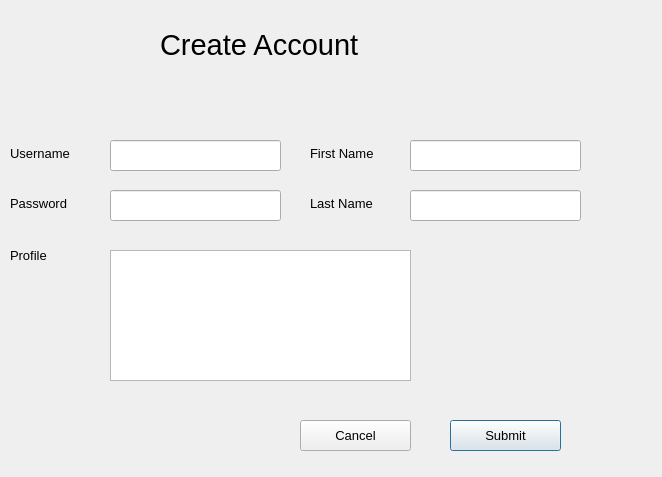
<?xml version="1.0" encoding="UTF-8"?>
<ui version="4.0">
 <class>signup</class>
 <widget class="QDialog" name="signup">
  <property name="geometry">
   <rect>
    <x>0</x>
    <y>0</y>
    <width>662</width>
    <height>477</height>
   </rect>
  </property>
  <property name="maximumSize">
   <size>
    <width>662</width>
    <height>477</height>
   </size>
  </property>
  <property name="font">
   <font>
    <pointsize>22</pointsize>
   </font>
  </property>
  <property name="windowTitle">
   <string>Dialog</string>
  </property>
  <widget class="QLabel" name="firstnamelabel">
   <property name="geometry">
    <rect>
     <x>310</x>
     <y>140</y>
     <width>94</width>
     <height>27</height>
    </rect>
   </property>
   <property name="font">
    <font>
     <pointsize>10</pointsize>
    </font>
   </property>
   <property name="text">
    <string>First Name</string>
   </property>
  </widget>
  <widget class="QLabel" name="lastnamelabel">
   <property name="geometry">
    <rect>
     <x>310</x>
     <y>190</y>
     <width>91</width>
     <height>27</height>
    </rect>
   </property>
   <property name="font">
    <font>
     <pointsize>10</pointsize>
    </font>
   </property>
   <property name="text">
    <string>Last Name</string>
   </property>
  </widget>
  <widget class="QLineEdit" name="firstnamesignup">
   <property name="geometry">
    <rect>
     <x>410</x>
     <y>140</y>
     <width>171</width>
     <height>31</height>
    </rect>
   </property>
   <property name="font">
    <font>
     <pointsize>10</pointsize>
    </font>
   </property>
  </widget>
  <widget class="QLineEdit" name="lastnamesignup">
   <property name="geometry">
    <rect>
     <x>410</x>
     <y>190</y>
     <width>171</width>
     <height>31</height>
    </rect>
   </property>
   <property name="font">
    <font>
     <pointsize>10</pointsize>
    </font>
   </property>
  </widget>
  <widget class="QPlainTextEdit" name="profilesignup">
   <property name="geometry">
    <rect>
     <x>110</x>
     <y>250</y>
     <width>301</width>
     <height>131</height>
    </rect>
   </property>
   <property name="font">
    <font>
     <pointsize>10</pointsize>
    </font>
   </property>
  </widget>
  <widget class="QLabel" name="createaccountlabel">
   <property name="geometry">
    <rect>
     <x>160</x>
     <y>20</y>
     <width>251</width>
     <height>49</height>
    </rect>
   </property>
   <property name="text">
    <string>Create Account</string>
   </property>
  </widget>
  <widget class="QLabel" name="label">
   <property name="geometry">
    <rect>
     <x>10</x>
     <y>240</y>
     <width>81</width>
     <height>31</height>
    </rect>
   </property>
   <property name="font">
    <font>
     <pointsize>10</pointsize>
    </font>
   </property>
   <property name="text">
    <string>Profile</string>
   </property>
  </widget>
  <widget class="QPushButton" name="submitbutton">
   <property name="geometry">
    <rect>
     <x>450</x>
     <y>420</y>
     <width>111</width>
     <height>31</height>
    </rect>
   </property>
   <property name="font">
    <font>
     <pointsize>10</pointsize>
    </font>
   </property>
   <property name="text">
    <string>Submit</string>
   </property>
  </widget>
  <widget class="QPushButton" name="cancelbutton">
   <property name="geometry">
    <rect>
     <x>300</x>
     <y>420</y>
     <width>111</width>
     <height>31</height>
    </rect>
   </property>
   <property name="font">
    <font>
     <pointsize>10</pointsize>
    </font>
   </property>
   <property name="text">
    <string>Cancel</string>
   </property>
  </widget>
  <widget class="QLabel" name="accountcreationmessage">
   <property name="geometry">
    <rect>
     <x>30</x>
     <y>90</y>
     <width>271</width>
     <height>41</height>
    </rect>
   </property>
   <property name="font">
    <font>
     <pointsize>10</pointsize>
    </font>
   </property>
   <property name="text">
    <string/>
   </property>
  </widget>
  <widget class="QLineEdit" name="passwordsignup">
   <property name="geometry">
    <rect>
     <x>110</x>
     <y>190</y>
     <width>171</width>
     <height>31</height>
    </rect>
   </property>
   <property name="font">
    <font>
     <pointsize>10</pointsize>
    </font>
   </property>
   <property name="echoMode">
    <enum>QLineEdit::Password</enum>
   </property>
  </widget>
  <widget class="QLabel" name="passwordsignuplabel">
   <property name="geometry">
    <rect>
     <x>10</x>
     <y>190</y>
     <width>81</width>
     <height>27</height>
    </rect>
   </property>
   <property name="font">
    <font>
     <pointsize>10</pointsize>
    </font>
   </property>
   <property name="text">
    <string>Password</string>
   </property>
  </widget>
  <widget class="QLineEdit" name="usernamesignup">
   <property name="geometry">
    <rect>
     <x>110</x>
     <y>140</y>
     <width>171</width>
     <height>31</height>
    </rect>
   </property>
   <property name="font">
    <font>
     <pointsize>10</pointsize>
    </font>
   </property>
  </widget>
  <widget class="QLabel" name="signupusernamelabel">
   <property name="geometry">
    <rect>
     <x>10</x>
     <y>140</y>
     <width>87</width>
     <height>27</height>
    </rect>
   </property>
   <property name="font">
    <font>
     <pointsize>10</pointsize>
    </font>
   </property>
   <property name="text">
    <string>Username</string>
   </property>
  </widget>
 </widget>
 <resources/>
 <connections/>
</ui>
